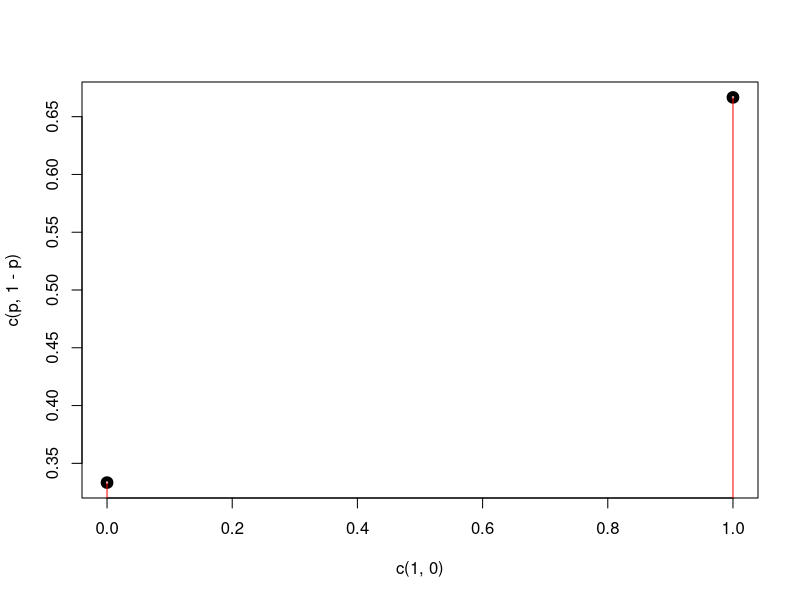
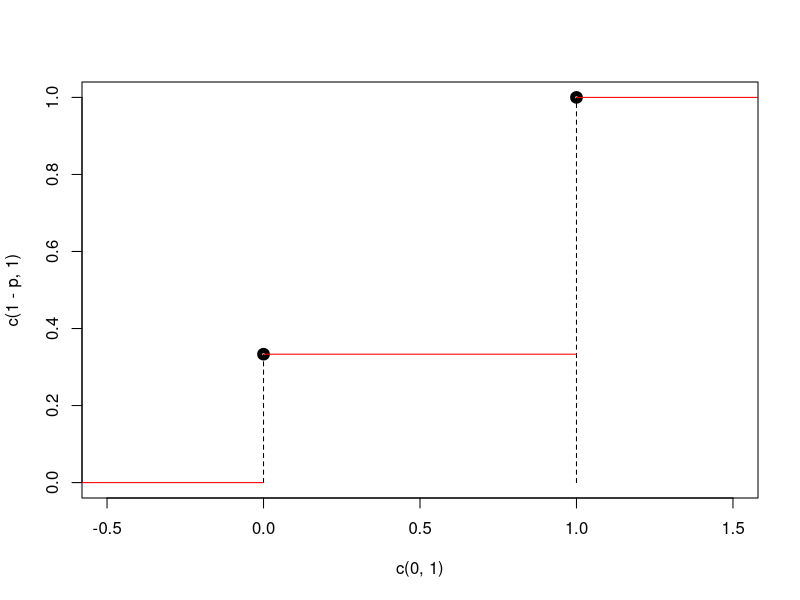
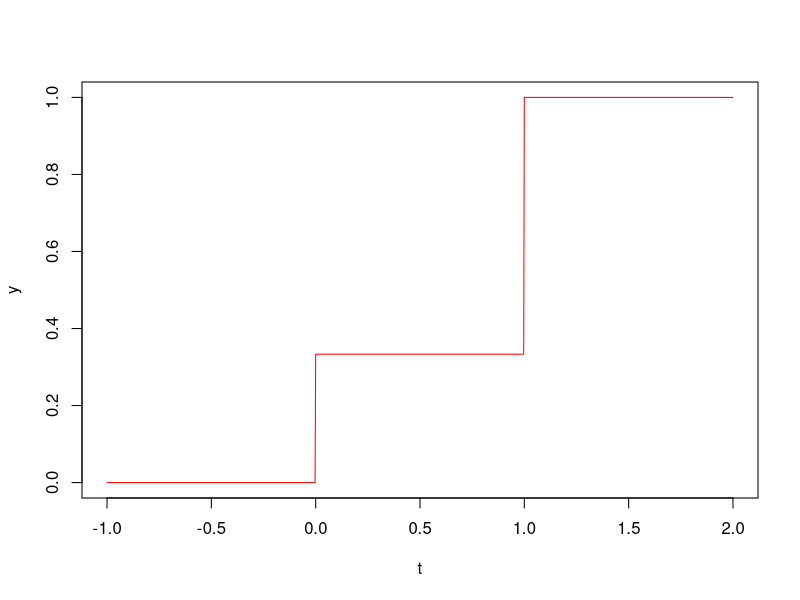
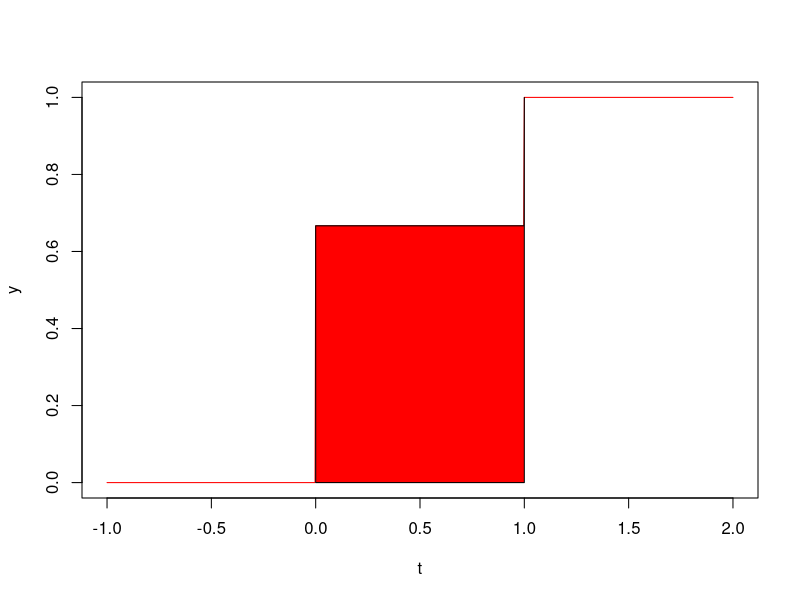
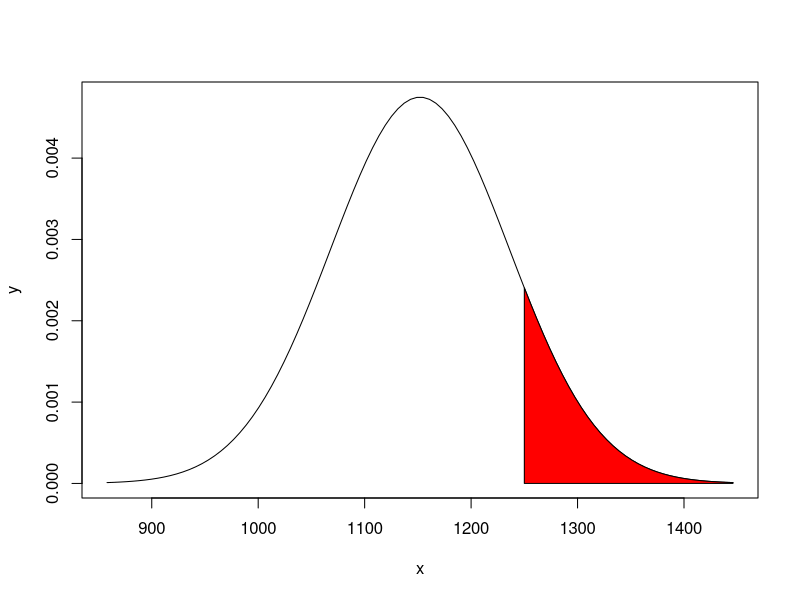
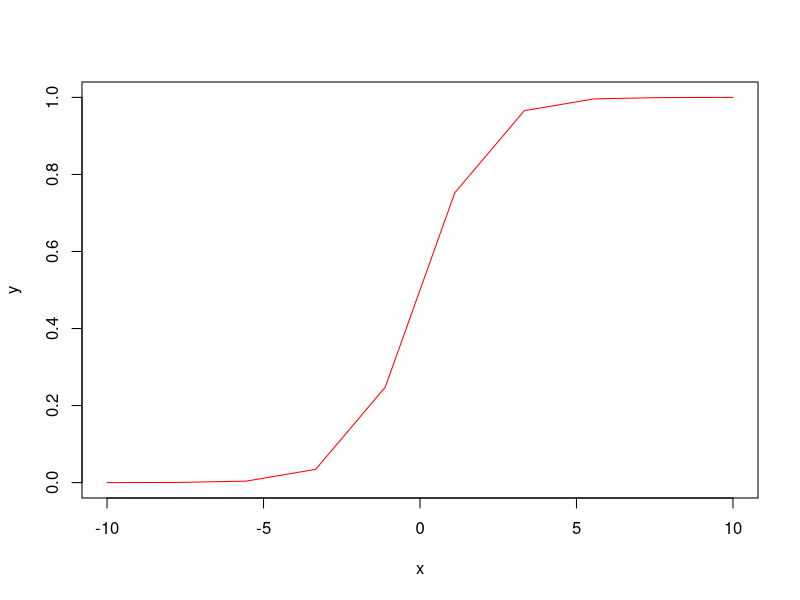

R code for these plots, in order:
# Aruncam in mod repetat o moneda pt care P(H) = p. Fie X - nr de succese realizate inainte de al 2-lea esec. Vrem sa determinam P(x=k)
fct_masa = function(){
  
}

# Pp ca avem un experiment aleator. ne interesam la realizarea unui eveniment A. Csd ca sansa de realizare a lui A este p
# 1 aruncam o moneda
FctMasa = function(p){
  plot(c(1,0),c(p,1-p), lwd=5)
  segments(c(1,0), 0, c(1,0), c(p,1-p), col="red")
}
FctMasa(2/3)

FctRep = function(p){
  #plot(c(-0.0002,1,0),c(0,p,1-p), lwd=5)
  plot(c(0,1),c(1-p,1), lwd=5, xlim = c(-0.5,1.5), ylim = c(0,1))
  segments(c(0,1), 0, c(0,1), c(1-p,1), lty="dashed")
  segments(c(-0.6,0,1), c(0, 1-p, 1), c(0, 1, 2), c(0, 1-p, 1), col = "red")
  # segments(0, 1-p, 1, 1-p, col = "red")
  # segments(1, 1, 2, 1, col = "red")
}
FctRep(2/3)

F = function(x,p){
  if (x<0){
    y=0
  }else if (x<1){
    y = 1-p
  }else{
    y=1
  }
  return(y)
}

F = Vectorize(F, vectorize.args = "x")

t = seq(-1,2,length.out = 1000)
y = F(t,2/3)

plot(t, y, type= "l", col="red")

P = function(p, a, b=NULL, param=NULL)
{
  if(is.null(b))
  {
    if(is.null(param))
    {
      F(a, p)
    }
    else
    {
      1 - F(a, p)
    }
  }
  else
  {
    F(b, p) - F(a, p)
  }
}
P(2/3,0,1)
# P = Vectorize(P(2/3,0,1), vectorize.args = "x")

F = Vectorize(F, vectorize.args = "x")
t = seq(-1,2,length.out = 1000)
y = F(t,1/3)
plot(t, y, type= "l", col="red")
x = seq(0,1,length.out = 1000)
y = F(x,1/3)
polygon(c(0,x,1),c(0,y,0), col="red")

# Define the Mean and Stdev
mean=1152
sd=84

# Create x and y to be plotted
# x is a sequence of numbers shifted to the mean with the width of sd.  
# The sequence x includes enough values to show +/-3.5 standard deviations in the data set.
# y is a normal distribution for x
x <- seq(-3.5,3.5,length=100)*sd + mean
y <- dnorm(x,mean,sd)

plot(x, y, type="l")
polygon(c(x[x>=1250], max(x), 1250), c(y[x>=1250], 0, 0), col="red")
    fd2 = function(x){
        return (exp(x)/(1 + exp(x))^2)
    }
    F2 = function(x){
        return (integrate(fd2,lower = -Inf, upper = x)$value)
    }
    F2 = Vectorize(F2, vectorize.args = "x")
        x = seq(-10, 10, length.out = 10)
        y = F2(x) 
        plot(x, y, type= "l", col="red")

    lambda = 5
    fd3 = function(x){
        return (lambda*exp(-lambda*x))
    }
    F3 = function(x){
        return (integrate(fd3, lower = 0, upper = x)$value)
    }
    
    F3 = Vectorize(F3)
        x = seq(-10, 10, length.out = 1000)
        y = F3(x) 
            